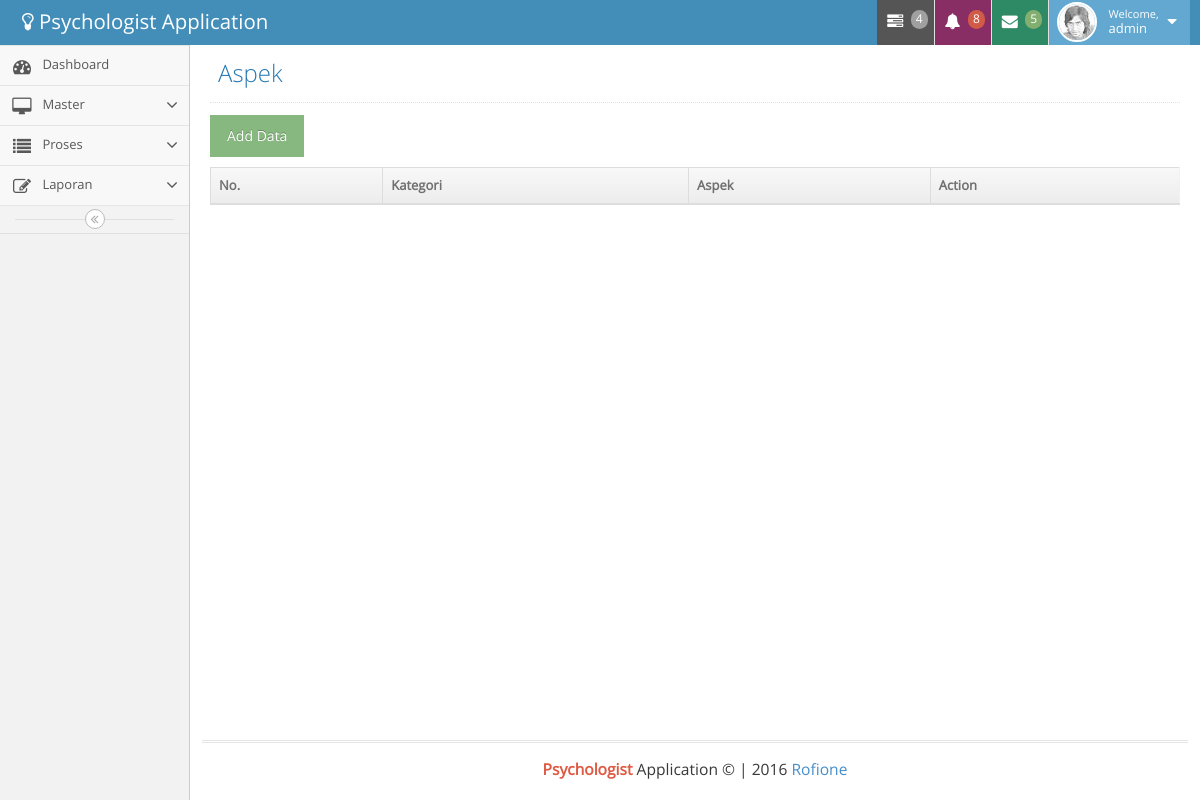
Page /index.php?psi=aspek (signed in) on the earlier database version.
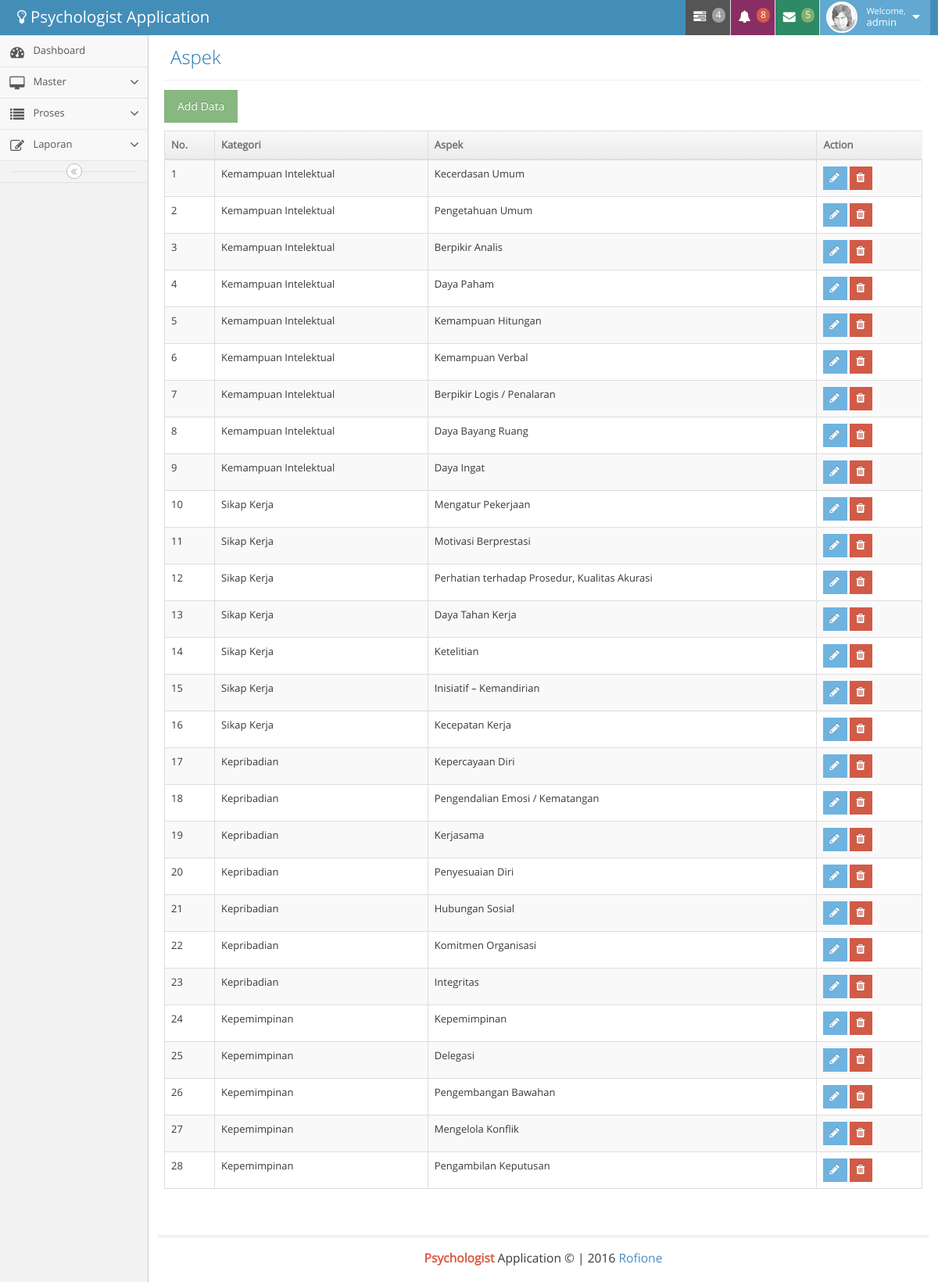
Same page on the later database version.
### tables this page shows
CREATE TABLE `aspek` (
  `id` bigint(11) NOT NULL AUTO_INCREMENT,
  `id_kategori` bigint(11) NOT NULL,
  `nama_aspek` varchar(255) NOT NULL,
  `deskripsi_high` text NOT NULL,
  `deskripsi_low` text NOT NULL,
  PRIMARY KEY (`id`)
);

CREATE TABLE `kategori` (
  `id` bigint(11) NOT NULL AUTO_INCREMENT,
  `nama` varchar(50) NOT NULL,
  PRIMARY KEY (`id`)
);

### aspek.php (the view, shortened to what this page needs)
<div class="page-header">
    <h1>
        Aspek
    </h1>
</div>
<div class="row">
    <div class="col-xs-12">
        <p><a class="btn btn-success" data-target="#ModalAdd" data-toggle="modal">Add Data</a></p>
        <table id="example" class="table table-striped table-bordered">
            <thead>
            <th>No.</th>
            <th>Kategori</th>
            <th>Aspek</th>
            <th>Action</th>
            </thead>
            <?php
            $no = 0;
            $qSubtest = mysql_query("SELECT
                        su.nama_aspek AS subname,
                        ka.nama as namekat
                        FROM
                        aspek AS su
                        INNER JOIN kategori ka on su.id_kategori = ka.id");
            while ($dataSkala = mysql_fetch_array($qSubtest)) {
            $no++;
            ?>
            <tr>
                <td><?php echo $no; ?></td>
                <td><?php echo $dataSkala['namekat']; ?></td>
                <td><?php echo $dataSkala['subname']; ?></td>
                <td>
                    <a href="#" class='btn btn-xs btn-info open_modal' id='<?php echo $dataSkala['id']; ?>'><i class="ace-icon fa fa-pencil bigger-120"></i></a>
                    <a href="#" class='btn btn-xs btn-danger'onclick="confirm_modal('skalaDel.php?&skala_id=<?php echo $dataSkala['id']; ?>');"><i class="ace-icon fa fa-trash bigger-120"></i></a>
                </td>
            </tr>
            <?php } ?>
        </table>
    </div>
</div>

### index.php (shortened to what this page needs)
<?php
$get = $_SESSION;
?>
<!DOCTYPE html>
<html lang="en">
    <head>
        <link rel="stylesheet" href="assets/css/bootstrap.min.css" />
        <link rel="stylesheet" href="assets/font-awesome/4.2.0/css/font-awesome.min.css" />
        <link rel="stylesheet" href="assets/css/jquery-ui.min.css" />
        <link rel="stylesheet" href="assets/css/datepicker.min.css" />
        <link rel="stylesheet" href="assets/css/ui.jqgrid.min.css" />
        <link rel="stylesheet" href="assets/css/dataTables.bootstrap.css"/>
        <link rel="stylesheet" href="assets/css/ace.min.css" class="ace-main-stylesheet" id="main-ace-style" />
    </head>
    <body class="no-skin">
        <div id="navbar" class="navbar navbar-default">
            <div class="navbar-container" id="navbar-container">
                <div class="navbar-header pull-left">
                    <a href="index.html" class="navbar-brand">
                        <small>
                            <i class="fa fa-lightbulb-o"></i>
                            Psychologist Application
                        </small>
                    </a>
                </div>
                <div class="navbar-buttons navbar-header pull-right" role="navigation">
                    <ul class="nav ace-nav">
                        <li class="grey">
                            <a data-toggle="dropdown" class="dropdown-toggle" href="#">
                                <i class="ace-icon fa fa-tasks"></i>
                                <span class="badge badge-grey">4</span>
                            </a>
                        </li>
                        <li class="purple">
                            <a data-toggle="dropdown" class="dropdown-toggle" href="#">
                                <i class="ace-icon fa fa-bell icon-animated-bell"></i>
                                <span class="badge badge-important">8</span>
                            </a>
                        </li>
                        <li class="green">
                            <a data-toggle="dropdown" class="dropdown-toggle" href="#">
                                <i class="ace-icon fa fa-envelope icon-animated-vertical"></i>
                                <span class="badge badge-success">5</span>
                            </a>
                        </li>
                        <li class="light-blue">
                            <a data-toggle="dropdown" href="#" class="dropdown-toggle">
                                <img class="nav-user-photo" src="assets/avatars/user.jpg" alt="Jason's Photo" />
                                <span class="user-info">
                                    <small>Welcome,</small>
                                    <?php echo $get['uName']; ?>
                                </span>
                                <i class="ace-icon fa fa-caret-down"></i>
                            </a>
                        </li>
                    </ul>
                </div>
            </div>
        </div>
        <div class="main-container" id="main-container">
            <div id="sidebar" class="sidebar                  responsive">
                <?php
                $act1 = "";
                ?>
                <ul class="nav nav-list">
                    <li class="<?php echo $act1; ?>">
                        <a href="index.php?psi=dashboard">
                            <i class="menu-icon fa fa-tachometer"></i>
                            <span class="menu-text"> Dashboard </span>
                        </a>
                    </li>
                    <li class="">
                        <a href="#" class="dropdown-toggle">
                            <i class="menu-icon fa fa-desktop"></i>
                            <span class="menu-text">
                                Master
                            </span>
                            <b class="arrow fa fa-angle-down"></b>
                        </a>
                    </li>
                    <li class="">
                        <a href="#" class="dropdown-toggle">
                            <i class="menu-icon fa fa-list"></i>
                            <span class="menu-text"> Proses </span>
                            <b class="arrow fa fa-angle-down"></b>
                        </a>
                    </li>
                    <li class="">
                        <a href="#" class="dropdown-toggle">
                            <i class="menu-icon fa fa-pencil-square-o"></i>
                            <span class="menu-text"> Laporan </span>
                            <b class="arrow fa fa-angle-down"></b>
                        </a>
                    </li>
                </ul>
                <div class="sidebar-toggle sidebar-collapse" id="sidebar-collapse">
                    <i class="ace-icon fa fa-angle-double-left" data-icon1="ace-icon fa fa-angle-double-left" data-icon2="ace-icon fa fa-angle-double-right"></i>
                </div>
            </div>
            <div class="main-content">
                <div class="main-content-inner">
                    <div class="page-content">
                        <?php
                        $p = $_GET['psi'];
                        if (isset($p)) {
                            if ($p == "dashboard") {
                                include "dashboard.php";
                            } elseif ($p == "testee") {
                                include "testee.php";
                            } elseif ($p == "subtest") {
                                include "subtest.php";
                            } elseif ($p == "skala") {
                                include "skala.php";
                            } elseif ($p == "aspek") {
                                include "aspek.php";
                            } elseif ($p == "standart") {
                                include "standart.php";
                            } elseif ($p == "perhitungan") {
                                include "perhitungan.php";
                            } elseif ($p == "psikogram") {
                                include "psikogram.php";
                            } elseif ($p == "subtestee") {
                                include "subtestee.php";
                            } elseif ($p == "lahasil") {
                                include "lahasil.php";
                            } elseif ($p == "lapsiko") {
                                include "lapsiko.php";
                            } elseif ($p == "kategori") {
                                include "kategori.php";
                            }
                        } else {
                            echo "<script>javascript:window.location.replace('index.php?psi=dashboard');</script>";
                        }
                        ?>
                    </div>
                </div>
            </div>
            <div class="footer">
                <div class="footer-inner">
                    <div class="footer-content">
                        <span class="bigger-120">
                            <span class="red bolder">Psychologist</span>
                            Application &copy; | 2016 <span class="blue center" id="id-company-text">Rofione</span>
                        </span>
                    </div>
                </div>
            </div>
        </div>
    </body>
</html>

Differences in the rows shown:
added aspek: id_kategori.nama "Kemampuan Intelektual", nama_aspek "Kecerdasan Umum"
added aspek: id_kategori.nama "Kemampuan Intelektual", nama_aspek "Pengetahuan Umum"
added aspek: id_kategori.nama "Kemampuan Intelektual", nama_aspek "Berpikir Analis"
added aspek: id_kategori.nama "Kemampuan Intelektual", nama_aspek "Daya Paham"
added aspek: id_kategori.nama "Kemampuan Intelektual", nama_aspek "Kemampuan Hitungan"
added aspek: id_kategori.nama "Kemampuan Intelektual", nama_aspek "Kemampuan Verbal"
added aspek: id_kategori.nama "Kemampuan Intelektual", nama_aspek "Berpikir Logis / Penalaran"
added aspek: id_kategori.nama "Kemampuan Intelektual", nama_aspek "Daya Bayang Ruang"
added aspek: id_kategori.nama "Kemampuan Intelektual", nama_aspek "Daya Ingat"
added aspek: id_kategori.nama "Sikap Kerja", nama_aspek "Mengatur Pekerjaan"
added aspek: id_kategori.nama "Sikap Kerja", nama_aspek "Motivasi Berprestasi"
added aspek: id_kategori.nama "Sikap Kerja", nama_aspek "Perhatian terhadap Prosedur, Kualitas Akurasi"
added aspek: id_kategori.nama "Sikap Kerja", nama_aspek "Daya Tahan Kerja"
added aspek: id_kategori.nama "Sikap Kerja", nama_aspek "Ketelitian"
added aspek: id_kategori.nama "Sikap Kerja", nama_aspek "Inisiatif – Kemandirian"
added aspek: id_kategori.nama "Sikap Kerja", nama_aspek "Kecepatan Kerja"
added aspek: id_kategori.nama "Kepribadian", nama_aspek "Kepercayaan Diri"
added aspek: id_kategori.nama "Kepribadian", nama_aspek "Pengendalian Emosi / Kematangan"
added aspek: id_kategori.nama "Kepribadian", nama_aspek "Kerjasama"
added aspek: id_kategori.nama "Kepribadian", nama_aspek "Penyesuaian Diri"
added aspek: id_kategori.nama "Kepribadian", nama_aspek "Hubungan Sosial"
added aspek: id_kategori.nama "Kepribadian", nama_aspek "Komitmen Organisasi"
added aspek: id_kategori.nama "Kepribadian", nama_aspek "Integritas"
added aspek: id_kategori.nama "Kepemimpinan", nama_aspek "Kepemimpinan"
added aspek: id_kategori.nama "Kepemimpinan", nama_aspek "Delegasi"
added aspek: id_kategori.nama "Kepemimpinan", nama_aspek "Pengembangan Bawahan"
added aspek: id_kategori.nama "Kepemimpinan", nama_aspek "Mengelola Konflik"
added aspek: id_kategori.nama "Kepemimpinan", nama_aspek "Pengambilan Keputusan"
